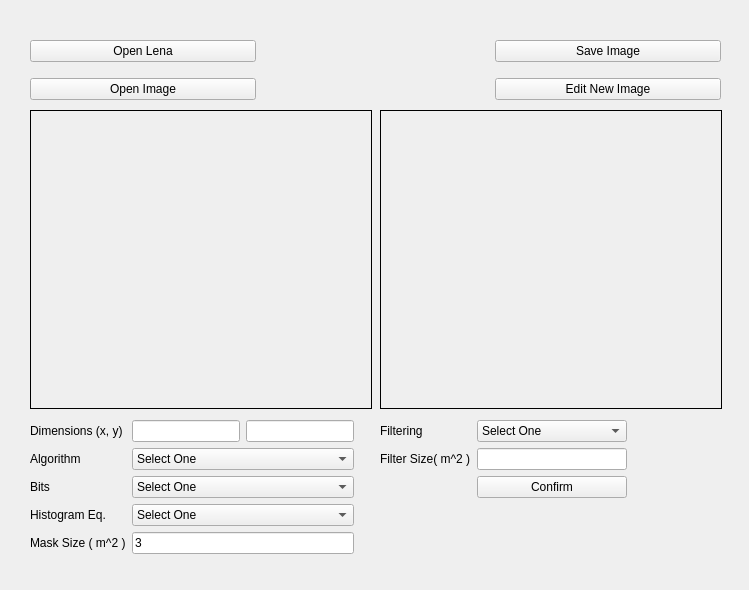
<?xml version="1.0" encoding="UTF-8"?>
<ui version="4.0">
 <class>MainWindow</class>
 <widget class="QWidget" name="MainWindow">
  <property name="geometry">
   <rect>
    <x>0</x>
    <y>0</y>
    <width>749</width>
    <height>590</height>
   </rect>
  </property>
  <property name="windowTitle">
   <string>Widget</string>
  </property>
  <widget class="QWidget" name="gridLayoutWidget">
   <property name="geometry">
    <rect>
     <x>30</x>
     <y>30</y>
     <width>691</width>
     <height>80</height>
    </rect>
   </property>
   <layout class="QGridLayout" name="gridLayout_2">
    <item row="0" column="2">
     <widget class="QPushButton" name="buttonSave">
      <property name="text">
       <string>Save Image</string>
      </property>
     </widget>
    </item>
    <item row="1" column="2">
     <widget class="QPushButton" name="buttonEditNew">
      <property name="text">
       <string>Edit New Image</string>
      </property>
     </widget>
    </item>
    <item row="1" column="0">
     <widget class="QPushButton" name="buttonOpen">
      <property name="text">
       <string>Open Image</string>
      </property>
     </widget>
    </item>
    <item row="0" column="1" rowspan="2">
     <widget class="QLabel" name="label_Error">
      <property name="text">
       <string/>
      </property>
      <property name="alignment">
       <set>Qt::AlignCenter</set>
      </property>
     </widget>
    </item>
    <item row="0" column="0">
     <widget class="QPushButton" name="buttonLena">
      <property name="text">
       <string>Open Lena</string>
      </property>
     </widget>
    </item>
   </layout>
  </widget>
  <widget class="QLabel" name="origImage">
   <property name="geometry">
    <rect>
     <x>30</x>
     <y>110</y>
     <width>342</width>
     <height>299</height>
    </rect>
   </property>
   <property name="frameShape">
    <enum>QFrame::Box</enum>
   </property>
   <property name="text">
    <string/>
   </property>
   <property name="scaledContents">
    <bool>true</bool>
   </property>
   <property name="alignment">
    <set>Qt::AlignCenter</set>
   </property>
  </widget>
  <widget class="QLabel" name="newImage">
   <property name="geometry">
    <rect>
     <x>380</x>
     <y>110</y>
     <width>342</width>
     <height>299</height>
    </rect>
   </property>
   <property name="frameShape">
    <enum>QFrame::Box</enum>
   </property>
   <property name="text">
    <string/>
   </property>
   <property name="scaledContents">
    <bool>true</bool>
   </property>
   <property name="alignment">
    <set>Qt::AlignCenter</set>
   </property>
  </widget>
  <widget class="QWidget" name="horizontalLayoutWidget">
   <property name="geometry">
    <rect>
     <x>30</x>
     <y>420</y>
     <width>691</width>
     <height>150</height>
    </rect>
   </property>
   <layout class="QHBoxLayout" name="horizontalLayout_2">
    <property name="sizeConstraint">
     <enum>QLayout::SetFixedSize</enum>
    </property>
    <item>
     <layout class="QFormLayout" name="formLayout_3">
      <property name="sizeConstraint">
       <enum>QLayout::SetFixedSize</enum>
      </property>
      <item row="0" column="0">
       <widget class="QLabel" name="label_1">
        <property name="text">
         <string>Dimensions (x, y)</string>
        </property>
       </widget>
      </item>
      <item row="0" column="1">
       <layout class="QHBoxLayout" name="horizontalLayout">
        <item>
         <widget class="QLineEdit" name="input_x"/>
        </item>
        <item>
         <widget class="QLineEdit" name="input_y"/>
        </item>
       </layout>
      </item>
      <item row="1" column="0">
       <widget class="QLabel" name="label_2">
        <property name="text">
         <string>Algorithm</string>
        </property>
       </widget>
      </item>
      <item row="1" column="1">
       <widget class="QComboBox" name="inputAlgo">
        <item>
         <property name="text">
          <string>Select One</string>
         </property>
        </item>
        <item>
         <property name="text">
          <string>Nearest Neighbor</string>
         </property>
        </item>
        <item>
         <property name="text">
          <string>Linear Interpolation</string>
         </property>
        </item>
        <item>
         <property name="text">
          <string>Bilinear Interpolation</string>
         </property>
        </item>
       </widget>
      </item>
      <item row="2" column="0">
       <widget class="QLabel" name="label_3">
        <property name="text">
         <string>Bits</string>
        </property>
       </widget>
      </item>
      <item row="2" column="1">
       <widget class="QComboBox" name="inputBits">
        <item>
         <property name="text">
          <string>Select One</string>
         </property>
        </item>
        <item>
         <property name="text">
          <string>1</string>
         </property>
        </item>
        <item>
         <property name="text">
          <string>2</string>
         </property>
        </item>
        <item>
         <property name="text">
          <string>3</string>
         </property>
        </item>
        <item>
         <property name="text">
          <string>4</string>
         </property>
        </item>
        <item>
         <property name="text">
          <string>5</string>
         </property>
        </item>
        <item>
         <property name="text">
          <string>6</string>
         </property>
        </item>
        <item>
         <property name="text">
          <string>7</string>
         </property>
        </item>
        <item>
         <property name="text">
          <string>8</string>
         </property>
        </item>
       </widget>
      </item>
      <item row="3" column="0">
       <widget class="QLabel" name="label_4">
        <property name="text">
         <string>Histogram Eq.</string>
        </property>
       </widget>
      </item>
      <item row="3" column="1">
       <widget class="QComboBox" name="inputHistoEq">
        <item>
         <property name="text">
          <string>Select One</string>
         </property>
        </item>
        <item>
         <property name="text">
          <string>Local</string>
         </property>
        </item>
        <item>
         <property name="text">
          <string>Global</string>
         </property>
        </item>
       </widget>
      </item>
      <item row="4" column="0">
       <widget class="QLabel" name="label_5">
        <property name="text">
         <string>Mask Size ( m^2 )</string>
        </property>
       </widget>
      </item>
      <item row="4" column="1">
       <widget class="QLineEdit" name="input_histoSize">
        <property name="text">
         <string>3</string>
        </property>
       </widget>
      </item>
     </layout>
    </item>
    <item>
     <spacer name="horizontalSpacer">
      <property name="orientation">
       <enum>Qt::Horizontal</enum>
      </property>
      <property name="sizeType">
       <enum>QSizePolicy::Preferred</enum>
      </property>
      <property name="sizeHint" stdset="0">
       <size>
        <width>20</width>
        <height>20</height>
       </size>
      </property>
     </spacer>
    </item>
    <item>
     <layout class="QFormLayout" name="formLayout">
      <property name="sizeConstraint">
       <enum>QLayout::SetFixedSize</enum>
      </property>
      <item row="4" column="1">
       <widget class="QPushButton" name="buttonConfirm">
        <property name="text">
         <string>Confirm</string>
        </property>
       </widget>
      </item>
      <item row="0" column="1">
       <widget class="QComboBox" name="inputFilter">
        <item>
         <property name="text">
          <string>Select One</string>
         </property>
        </item>
        <item>
         <property name="text">
          <string>Smoothing</string>
         </property>
        </item>
        <item>
         <property name="text">
          <string>Median</string>
         </property>
        </item>
        <item>
         <property name="text">
          <string>Sharpening Laplacian</string>
         </property>
        </item>
        <item>
         <property name="text">
          <string>High-boosting </string>
         </property>
        </item>
       </widget>
      </item>
      <item row="0" column="0">
       <widget class="QLabel" name="label_7">
        <property name="text">
         <string>Filtering </string>
        </property>
       </widget>
      </item>
      <item row="1" column="0">
       <widget class="QLabel" name="label_8">
        <property name="text">
         <string>Filter Size( m^2 )</string>
        </property>
       </widget>
      </item>
      <item row="1" column="1">
       <widget class="QLineEdit" name="input_filterSize"/>
      </item>
     </layout>
    </item>
   </layout>
  </widget>
 </widget>
 <resources/>
 <connections/>
</ui>
